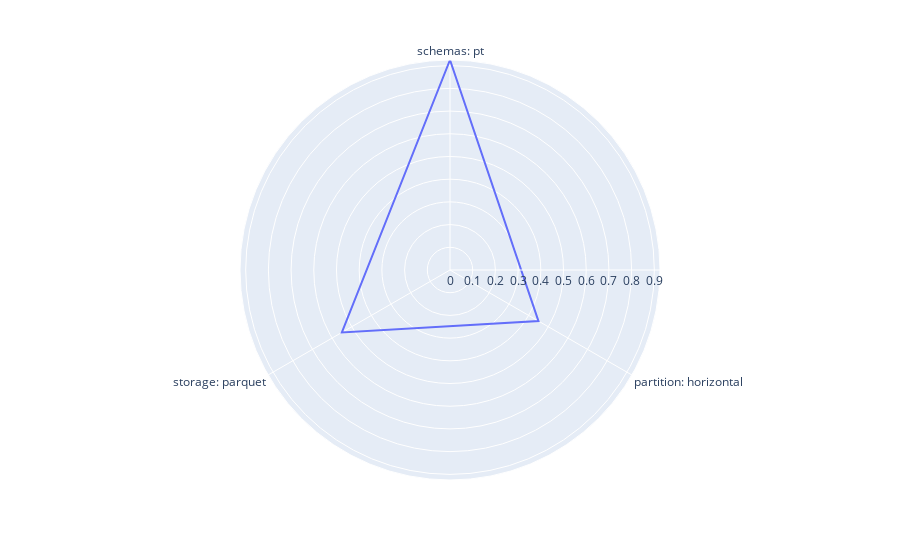

The cell this chart's notebook holds for it:
### Markdown cell above
<small>Ranking over one dimension is insufficient when it counts multiple dimensions. The presence of trade-offs reduces the accuracy of single dimension ranking functions which could be seen in the radar plot below.</small><br><br>
<small>This method returns a radar chart that shows the presence of trade-offs by using the single dimension ranking criterion that reduces the accuracy of the other dimensions</small>

### Code cell
# This example shows a figure of the top configuration of ranking by schema is optimized towards its dimension only, ignoring the other two dimension.
from Rank import SDRank
SDRank('settings_watdiv.yaml', 'log_watdiv', '100M', 'schemas').plotRadar()
SDRank(config_watdiv, logs_watdiv, '100M', 'partition').plotRadar()
SDRank(config_watdiv, logs_watdiv, '100M', 'storage').plotRadar()
SDRank(config_watdiv, logs_watdiv, '250M', 'schemas').plotRadar()
SDRank(config_watdiv, logs_watdiv, '250M', 'partition').plotRadar()
SDRank(config_watdiv, logs_watdiv, '250M', 'storage').plotRadar()
SDRank(config_watdiv, logs_watdiv, '500M', 'schemas').plotRadar()
SDRank(config_watdiv, logs_watdiv, '500M', 'partition').plotRadar()
SDRank(config_watdiv, logs_watdiv, '500M', 'storage').plotRadar()

### Figure 1 — Plotly figure (JSON) as saved in the notebook; plotly's stock layout.template omitted (floating-point values rounded to 4 significant figures)
{"data": [{"hovertemplate": "r=%{r}<br>theta=%{theta}<extra></extra>", "legendgroup": "", "line": {"color": "#636efa", "dash": "solid"}, "marker": {"symbol": "circle"}, "mode": "lines", "name": "", "r": [0.925, 0.45, 0.55, 0.925], "showlegend": false, "subplot": "polar", "theta": ["schemas: pt", "partition: horizontal", "storage: parquet", "schemas: pt"], "type": "scatterpolar"}], "layout": {"legend": {"tracegroupgap": 0}, "margin": {"t": 60}, "polar": {"angularaxis": {"direction": "clockwise", "rotation": 90}, "domain": {"x": [0, 1], "y": [0, 1]}}}}
